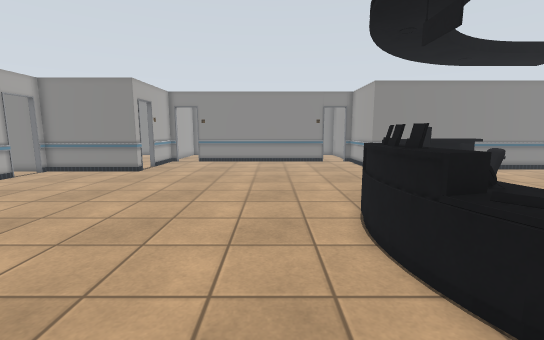
[1] (above)

22 first-person views from a walk through a world built for the Gazebo simulator. The camera is 1.3 m above the floor, tilts 8° down and sees 90° across. The floor is counted in squares, 0.5 m on a side. Each view is taken from the middle of a square. On the plan, view 1 faces up. The plan holds only what a view shows up to about 18 squares ahead; the rest is blank. The place goes on beyond the plan. Simple shapes stand in for some stock models. Some surface patterns are stand-ins.

[2]
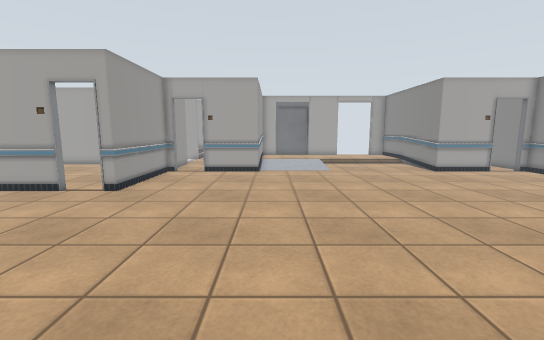

[3]
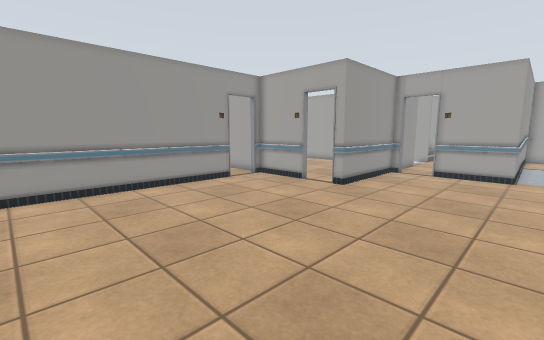

[4]
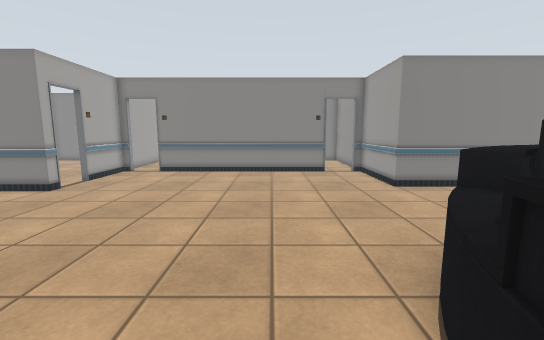

[5]
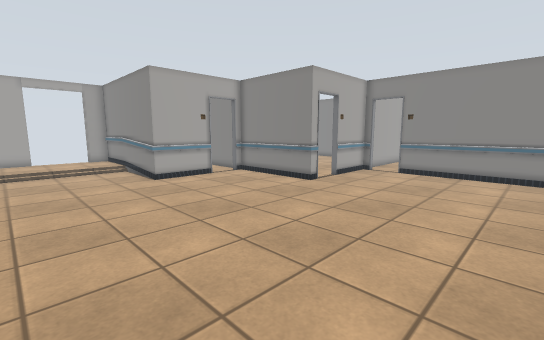

[6]
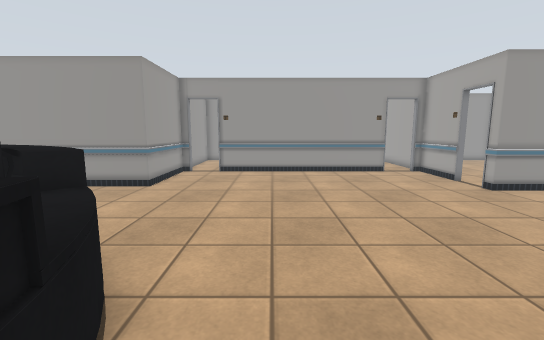

[7]
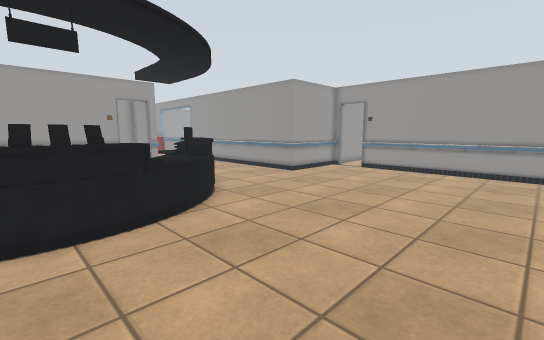

[8]
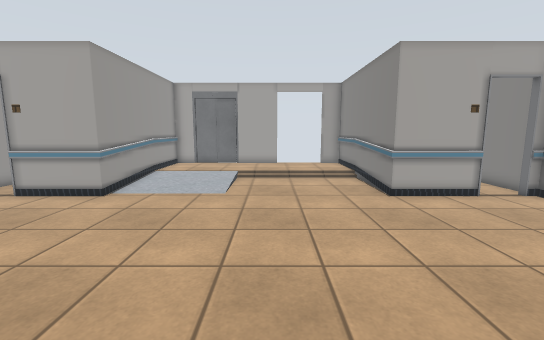

[9]
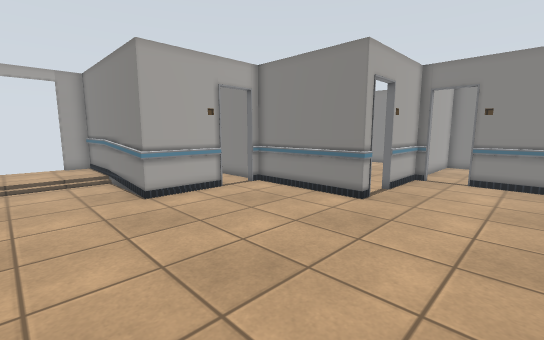

[10]
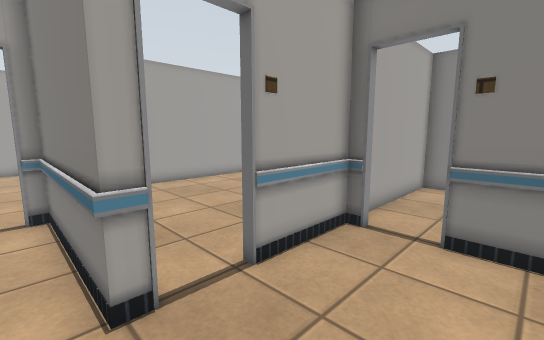

[11]
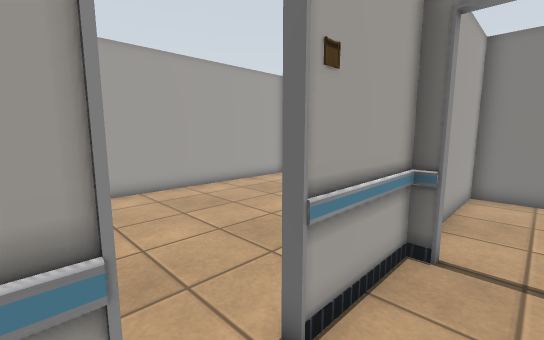

[12]
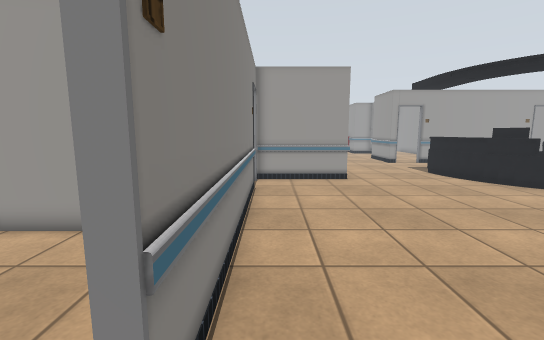

[13]
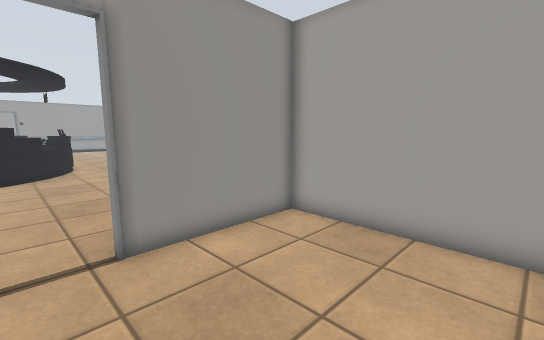

[14]
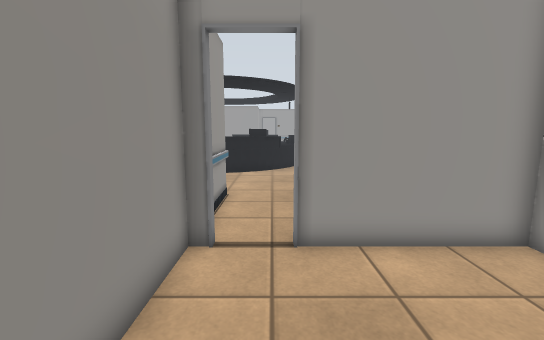

[15]
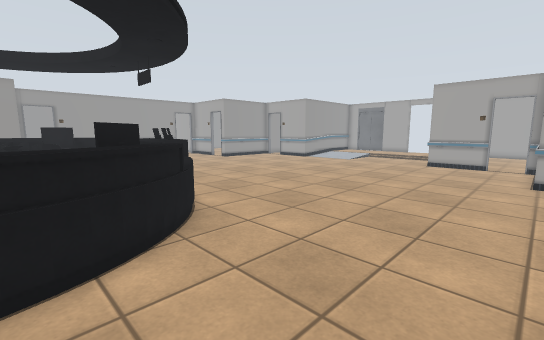

[16]
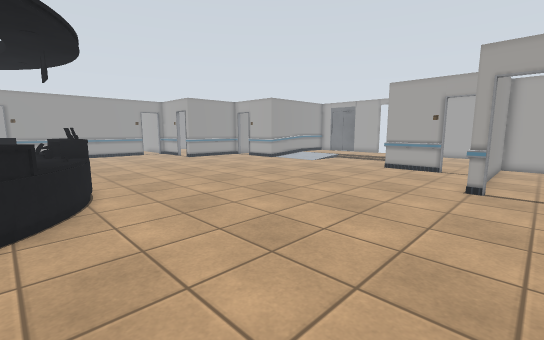

[17]
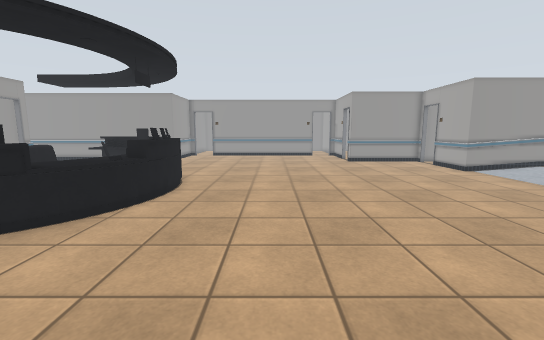

[18]
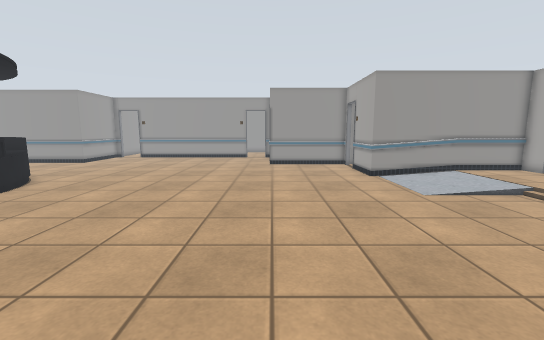

[19]
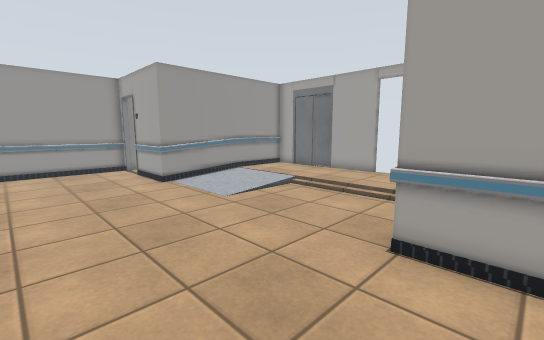

[20]
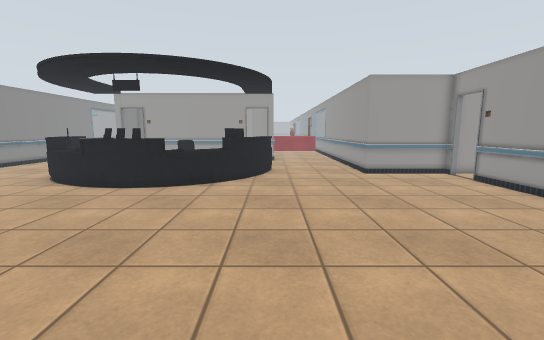

[21]
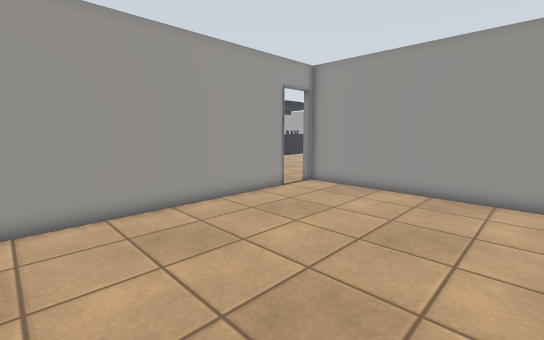

[22]
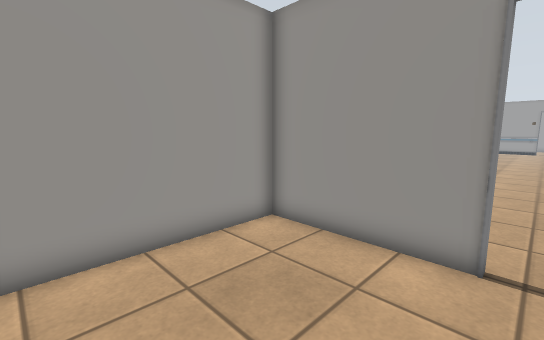

### Floor plan
Key: @ floor where view 1 was taken; # wall or solid block; . main floor; : floor 0.25 m higher than the main floor; / step, stairs or slope; P person.
Columns run from 22 left of view 1 to 8 right of it. Each row starts with its distance up from view 1.
 30    #.   .....#..   ..#...  ..
 29    #.. ......#..  ...#....
 28    #.........#.. ....#.....  #
 27    #.........#.......#.......#
 26    #.........#.......#.......#
 25    #.........#.......#.......#
 24    #.........#..###########..#
 23    #.........#...............#
 22    #.........#...............#
 21    #.........#...............#
 20    #.........................#
 19    #.........................##
 18    ###########.................
 17    ............................
 16       .........................
 15        #.......................
 14        #.......................
 13        #.....................PP
 12 ########...................PPPP
 11 :::.......................PPPPP
 10 :::.......................PPPP
  9 :::......................PPPP
  8 :::......................PPPPP
  7 :::.....................PPPP
  6 :::.....................PPP
  5 :::/....................PPPPP
  4 :::    ..................PPPPP
  3 :::    ..................PPPP
  2 :::    ...................PPPP
  1 :::    ...................PPPPP
  0 ########..............@....PPPP
 -1        #.....................PP
 -2        #.......................
 -3        #.......................
 -4       .........................
 -5       .........................
 -6      #########.................
 -7             .................##
 -8            ..................#
 -9           ...#...............#
-10         .... #...............#
-11         .... #...............#
-12              ##.###########.##

Positions as (right, up) in squares from view 1, and headings:
1: (0, 0), facing up
2: (3, 1), facing left
3: (3, 1), facing down-left
4: (1, 6), facing up
5: (0, 6), facing up-left
6: (1, 6), facing down
7: (-5, 7), facing down-right
8: (-4, 7), facing left
9: (-4, 8), facing up-left
10: (-5, 17), facing up-left
11: (-7, 18), facing up-left
12: (-8, 23), facing right
13: (6, 30), facing down-left
14: (5, 30), facing down
15: (8, 18), facing down-left
16: (5, 20), facing down-left
17: (-2, 18), facing down
18: (-9, 16), facing down
19: (-9, 14), facing down-left
20: (-10, -1), facing right
21: (-18, 30), facing down-right
22: (-7, 30), facing down-right
